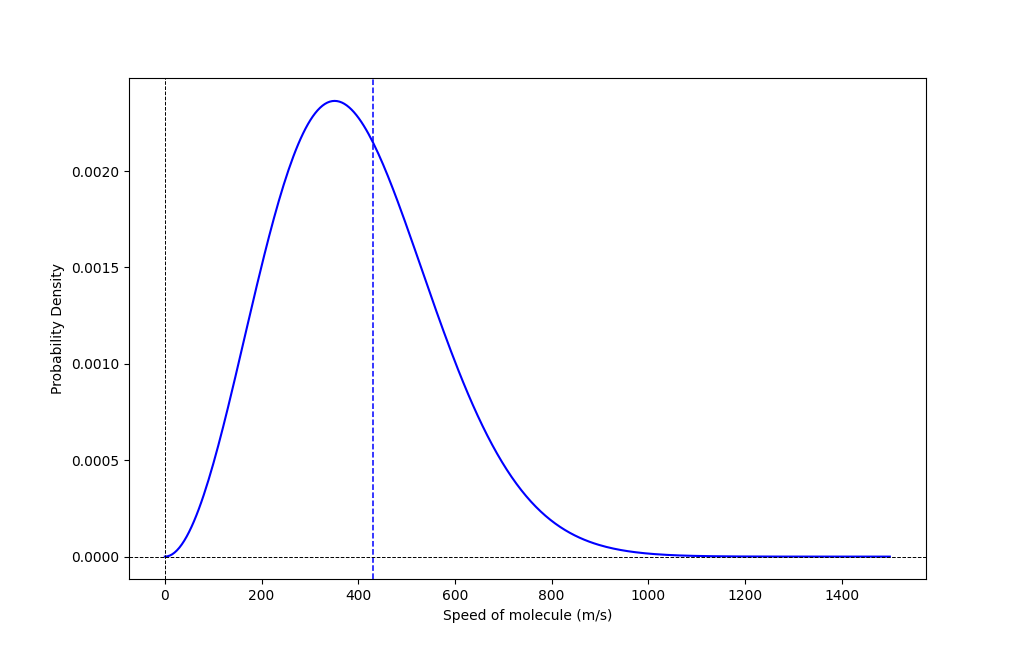

Generate this figure with Python:
import matplotlib.pyplot as plt
from scipy.stats import maxwell
import numpy as np

n = 300

speeds = np.linspace(0, 1500, num=n)
pdf = np.zeros((n))

m = 39.948 * .000167  # Mass of 1 atom of Ar * 10^23
k = 1.380  # Boltzman constant  * 10^23
T = 298.15  # 25C in Kelvin

a = np.sqrt(k * T / m)
print(a)

v_rms = np.sqrt(3 * k * T/m)

pdf = maxwell.pdf(speeds, 0, a)
plt.plot(speeds, pdf, color="b")
plt.xlabel("Speed of molecule (m/s)")
plt.ylabel("Probability Density")
plt.axvline(v_rms, color="b", linestyle="dashed", lw=1.1)
plt.axhline(0, color="k", linestyle="dashed", lw=0.7)
plt.axvline(0, color="k", linestyle="dashed", lw=0.7)
plt.show()
